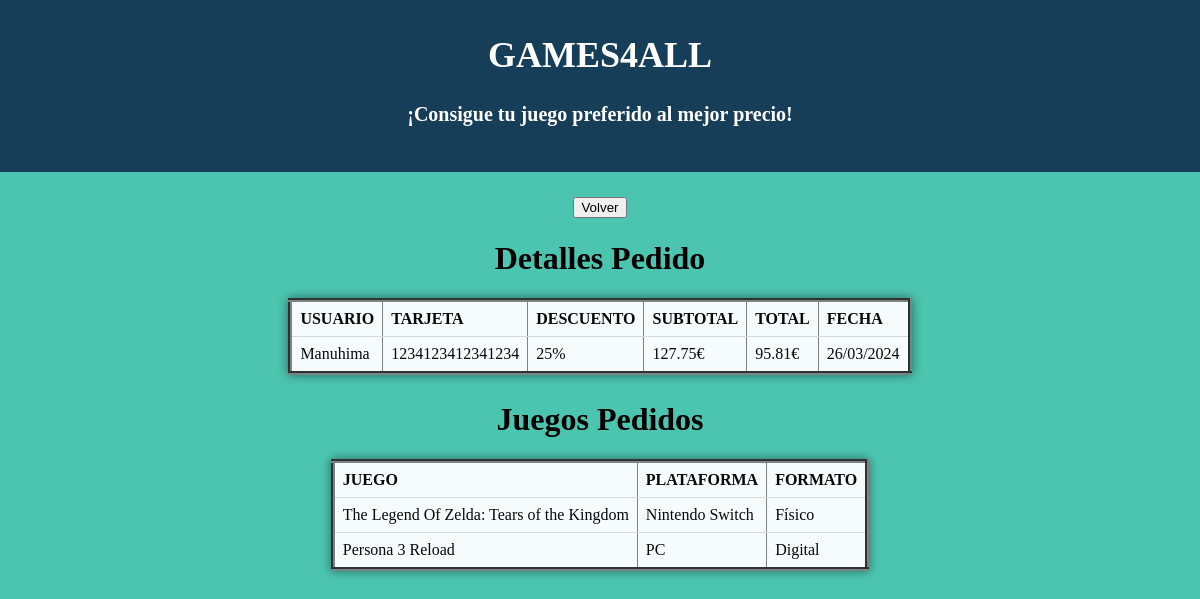
The page /detalles_pedido.php?id=5 (signed in) on the database its author committed.
### tables this page shows
CREATE TABLE `pedido` (
  `id_pedido` int(11) NOT NULL,
  `id_usuario` int(11) NOT NULL,
  `id_tarjeta` int(11) NOT NULL,
  `descuento` int(11) DEFAULT NULL,
  `subtotal` decimal(10,2) NOT NULL,
  `fecha` date NOT NULL
);

CREATE TABLE `usuario` (
  `id_usuario` int(11) NOT NULL,
  `rol` varchar(15) NOT NULL DEFAULT 'usuario',
  `alias` varchar(15) NOT NULL,
  `password` varchar(15) NOT NULL,
  `correo` varchar(30) NOT NULL,
  `nombre` varchar(60) NOT NULL,
  `pais` varchar(20) NOT NULL,
  `ciudad` varchar(20) NOT NULL,
  `direccion` varchar(40) NOT NULL,
  `cod_postal` varchar(8) NOT NULL
);

CREATE TABLE `tarjeta` (
  `id_tarjeta` int(11) NOT NULL,
  `numero` varchar(17) NOT NULL,
  `caducidad` date NOT NULL,
  `titular` varchar(60) NOT NULL,
  `id_usuario` int(11) NOT NULL
);

CREATE TABLE `juego` (
  `id_juego` int(11) NOT NULL,
  `plataforma` enum('PC','Nintendo Switch','PlayStation 4','PlayStation 5','Xbox One','Xbox Series') NOT NULL,
  `titulo` varchar(80) NOT NULL,
  `precio` decimal(10,2) NOT NULL,
  `rebaja` int(11) NOT NULL,
  `stock` int(11) NOT NULL,
  `formato` int(11) NOT NULL
);

### detalles_pedido.php (the view, shortened to what this page needs)
<?php
    if(isset($_GET['id']) && !empty($_GET['id'])) {
        $id_pedido = $_GET['id'];
        $conexion = new mysqli("localhost", "root", "", "games4all");
        $rol = $_COOKIE['rol'];
?>
<!DOCTYPE html>
<html>
    <head>
        <link rel="stylesheet" href="estilos.css">
        <div id="header">
        <h1>GAMES4ALL</h1>
        <h4>¡Consigue tu juego preferido al mejor precio!</h4>
    </div>
    </head>
    <body style="background-color: #4CC5B0; color: #000000;">
    <div style="text-align: center;">
        <div>
        <?php
            if ($rol === 'administrador') {
                echo '<form method="POST" action="gestionar_pedidos.php">
                      <input type="submit" value="Volver">';
            } else {
                echo '<form method="POST" action="consultar_pedidos.php">
                      <input type="submit" value="Volver">';
            }
            ?>
        </div>
        <h1>Detalles Pedido</h1>
    </div>
    <div style="display: inline-block; background-color: #ffffff; opacity: 0.95; box-shadow: 0 0 10px 0 rgba(0,0,0,0.5); ">
        <table border='4' style='border-collapse: collapse;'>
            <tr>
                <th>USUARIO</th>
                <th>TARJETA</th>
                <th>DESCUENTO</th>
                <th>SUBTOTAL</th>
                <th>TOTAL</th>
                <th>FECHA</th>
            </tr>
            <?php
            $sql = "SELECT p.id_pedido, u.alias, t.numero, IFNULL(p.descuento, 0) as descuento, p.subtotal, p.fecha FROM pedido p JOIN usuario u ON p.id_usuario = u.id_usuario JOIN tarjeta t ON p.id_tarjeta = t.id_tarjeta WHERE p.id_pedido = ".$id_pedido."";
            $resultado = $conexion->query($sql);
            while ($fila = $resultado->fetch_assoc()) {
                echo "<tr>
                        <td>".$fila['alias']."</td>
                        <td>".$fila['numero']."</td>
                        <td>".$fila['descuento']."%</td>
                        <td>".$fila['subtotal']."€</td>
                        <td>".number_format($fila['subtotal']-($fila['subtotal']*($fila['descuento'] / 100)),2)."€</td>
                        <td>";echo date('d/m/Y', strtotime($fila['fecha']));"</td>
                    </tr>";
            }
            ?>
        </table>
    </div>
    <div>
        <h1 style="text-align: center;">Juegos Pedidos</h1>
        <div style="display: inline-block; background-color: #ffffff; opacity: 0.95; box-shadow: 0 0 10px 0 rgba(0,0,0,0.5); ">
            <table border='4' style='border-collapse: collapse;'>
                <tr>
                    <th>JUEGO</th>
                    <th>PLATAFORMA</th>
                    <th>FORMATO</th>
                </tr>
                <?php
                $sql = "SELECT p.id_pedido, j.titulo, j.plataforma, j.formato FROM pedido p JOIN juegos_pedido jp ON p.id_pedido = jp.id_pedido JOIN juego j ON jp.id_juego = j.id_juego WHERE p.id_pedido = ".$id_pedido."";
                $resultado = $conexion->query($sql);
                while ($fila = $resultado->fetch_assoc()) {
                    echo "<tr>
                            <td>".$fila['titulo']."</td>
                            <td>".$fila['plataforma']."</td>
                            <td>";echo $fila['formato'] == 0 ? "Físico" : "Digital";"</td>
                        </tr>";
                }
                ?>
            </table>
        </div>
    </div>
    <?php
    } else {
        echo "ID de pedido no proporcionado.";
    }
    ?>
</body>
</html>

### estilos.css (style rules this page uses)
body { background: url('fondo.png') no-repeat center center fixed; background-size: contain; text-align: center; color: #4CC5B0; margin: 0; }
#header { background-color: #173E59; color: #ffffff; padding: 20px; margin-top: -10px; margin-left: 0px; margin-right: 0px; margin-bottom: 25px; }
#header h1 { font-family: 'Brush Script MT', cursive; font-size: 36px; }
#header h4 { font-family: 'Brush Script MT', cursive; font-size: 20px; }

### detalles_pedido.php (style rules this page uses)
th, td { padding: 8px; text-align: left; border-bottom: 1px solid #ddd; }

### rows shown on the page
pedido: id_usuario.alias "Manuhima", id_tarjeta.numero "1234123412341234", descuento "25", subtotal "127.75", descuento "95.81", fecha "26/03/2024", juego.titulo "The Legend Of Zelda: Tears of the Kingdom", juego.plataforma "Nintendo Switch", shows "Físico", juego.titulo "Persona 3 Reload", juego.plataforma "PC"
